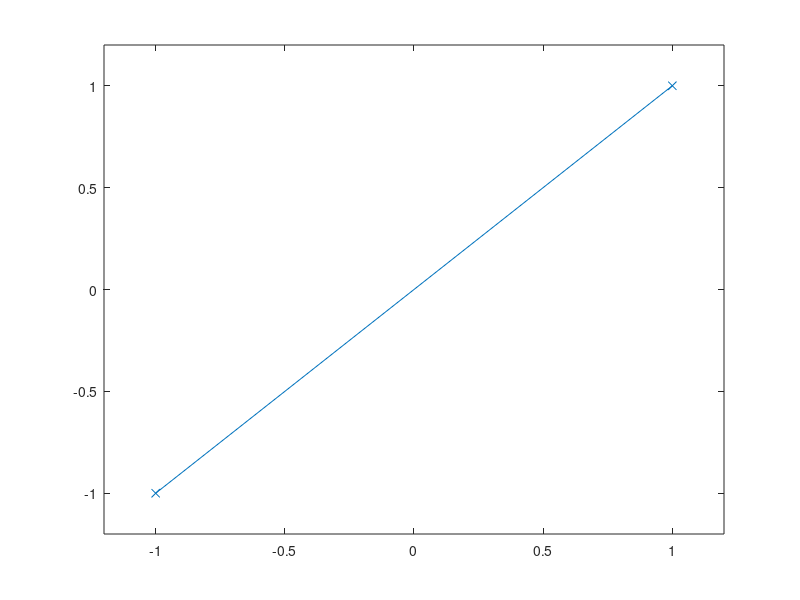

Recreate this plot in MATLAB. (Note: this script raises an error after producing the figure.)
figure;
p1 = [-1,-1];
p2 = [1,1];
plot([-1,1],[-1,1],'x-')
xlim([-1.2,1.2])
ylim([-1.2,1.2])
hold on

set(gcf,'renderer','opengl')

q1 = ginput(1);
hold on
plot(q1(1),q1(2),'x')
xlim([-1.2,1.2])
ylim([-1.2,1.2])
q2 = ginput(1);
hold on
plot(q2(1),q2(2),'x')
plot([q1(1),q2(1)],[q1(2),q2(2)],'-')
xlim([-1.2,1.2])
ylim([-1.2,1.2])
p1
p2
q1
q2
disp(isIntersect(p1,p2,q1,q2))